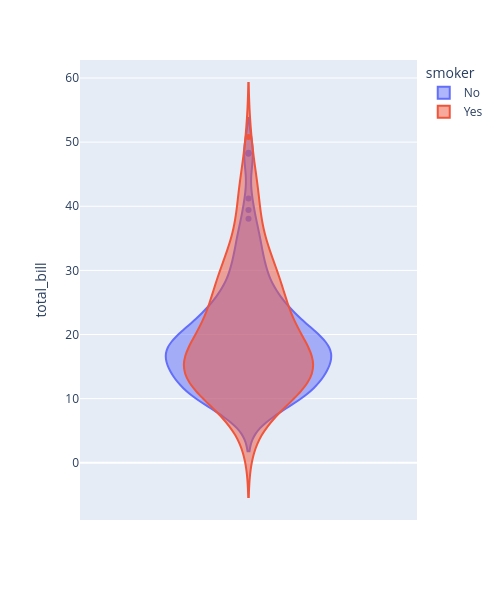

Write notebook code for a chart like this one.
### Code cell
fig = px.violin(df, y='total_bill', color='smoker', height=600, width=500, violinmode='overlay')             # plotting violinplots one above another
fig.show()

### Figure 1 — Plotly figure (JSON) as saved in the notebook; plotly's stock layout.template omitted (floating-point values rounded to 4 significant figures; data arrays with more than 128 entries replaced by an {"elided": "..."} marker saying what was removed)
{"data": [{"alignmentgroup": "True", "box": {"visible": false}, "hovertemplate": "smoker=No<br>total_bill=%{y}<extra></extra>", "legendgroup": "No", "marker": {"color": "#636efa"}, "name": "No", "offsetgroup": "No", "orientation": "v", "scalegroup": "True", "showlegend": true, "type": "violin", "x0": " ", "xaxis": "x", "y": {"elided": "151 float values"}, "y0": " ", "yaxis": "y"}, {"alignmentgroup": "True", "box": {"visible": false}, "hovertemplate": "smoker=Yes<br>total_bill=%{y}<extra></extra>", "legendgroup": "Yes", "marker": {"color": "#EF553B"}, "name": "Yes", "offsetgroup": "Yes", "orientation": "v", "scalegroup": "True", "showlegend": true, "type": "violin", "x0": " ", "xaxis": "x", "y": [38.01, 11.24, 20.29, 13.81, 11.02, 18.29, 3.07, 15.01, 26.86, 25.28, 17.92, 19.44, 32.68, 28.97, 5.75, 16.32, 40.17, 27.28, 12.03, 21.01, 11.35, 15.38, 44.3, 22.42, 15.36, 20.49, 25.21, 14.31, 16.0, 17.51, 10.59, 10.63, 50.81, 15.81, 7.25, 31.85, 16.82, 32.9, 17.89, 14.48, 9.6, 34.63, 34.65, 23.33, 45.35, 23.17, 40.55, 20.9, 30.46, 18.15, 23.1, 15.69, 19.81, 28.44, 15.48, 16.58, 10.34, 43.11, 13.0, 13.51, 18.71, 12.74, 13.0, 16.4, 20.53, 16.47, 26.59, 38.73, 24.27, 12.76, 30.06, 25.89, 13.27, 28.17, 12.9, 28.15, 11.59, 7.74, 30.14, 12.16, 13.42, 8.58, 13.42, 16.27, 10.09, 22.12, 24.01, 15.69, 15.53, 12.6, 32.83, 27.18, 22.67], "y0": " ", "yaxis": "y"}], "layout": {"height": 600, "legend": {"title": {"text": "smoker"}, "tracegroupgap": 0}, "margin": {"t": 60}, "violinmode": "overlay", "width": 500, "xaxis": {"anchor": "y", "domain": [0, 1]}, "yaxis": {"anchor": "x", "domain": [0, 1], "title": {"text": "total_bill"}}}}
